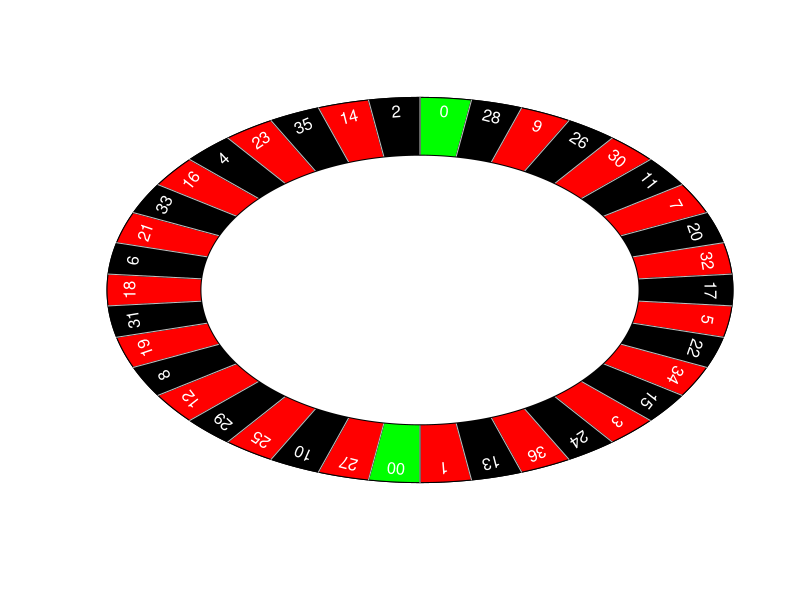
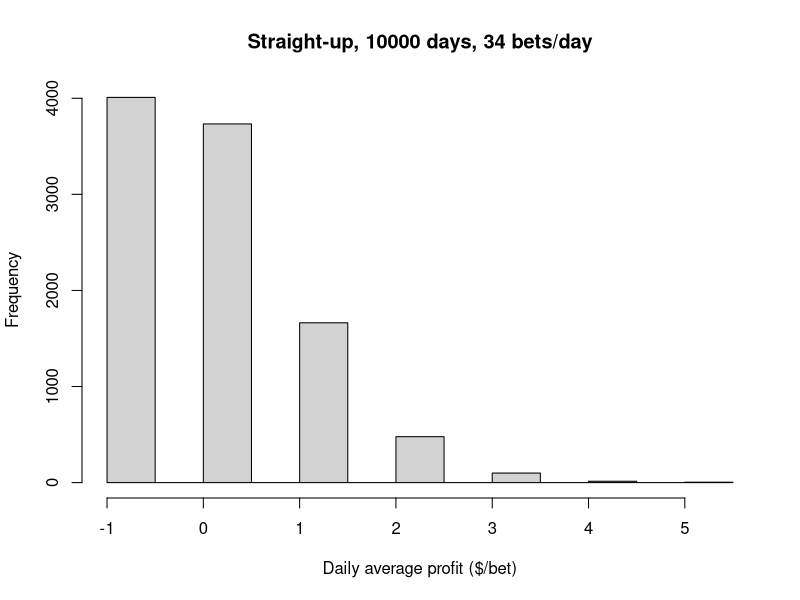
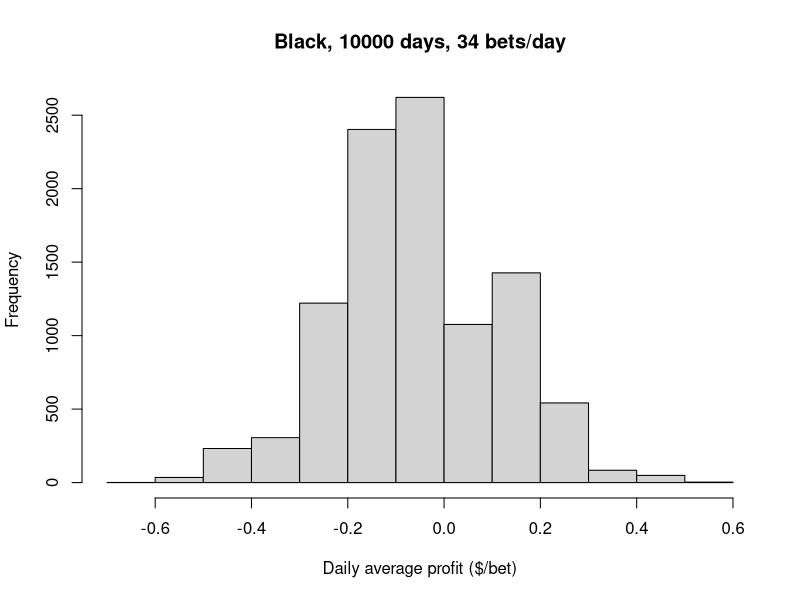
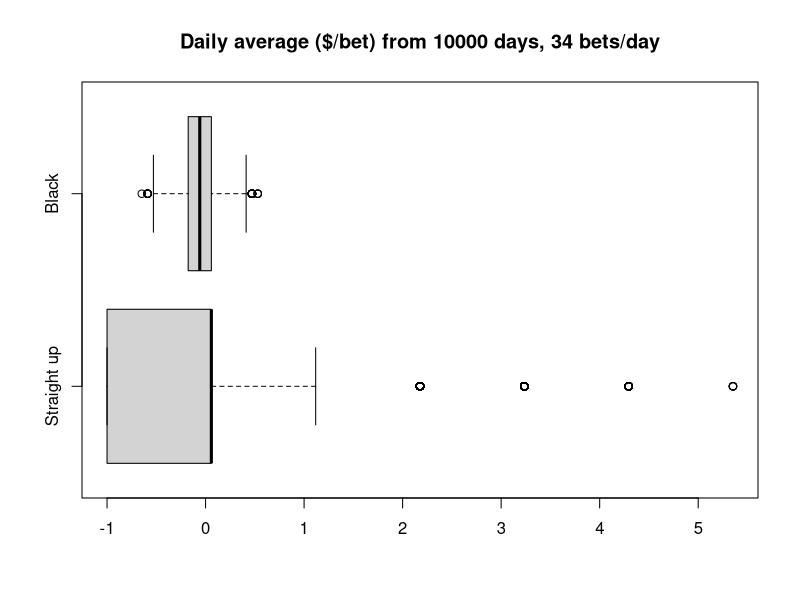

These charts were generated, in order, by the following R code:
## ---- chunk 1
nums = "0-28-9-26-30-11-7-20-32-17-5-22-34-15-3-24-36-13-1-00-27-10-25-29-12-8-19-31-18-6-21-33-16-4-23-35-14-2"
strings = unlist(strsplit(nums,"-"))
ints = unlist(lapply(strings,strtoi))
N = length(strings)
theta = seq(0,2*pi,length.out=1000)
plot(sin(theta),cos(theta),type="l",ann=F,axes=F)
for(i in 1:N){
  theta = seq((i-1)/N,i/N,length.out=100)*2*pi
  x = ints[i]
  if(x==0){
    col = "green"
  } else if(i%%2==1) {
    col = "red"
  } else {
    col = "black"
  }
  polygon(c(0,sin(theta)),c(0,cos(theta)),col=col)
}
for(i in 1:N){
  lines(c(0,sin(i/N*2*pi)),c(0,cos(i/N*2*pi)),col="gray")
  itex = i-0.5
  text(0.93*sin(itex/N*2*pi),0.93*cos(itex/N*2*pi),strings[i],srt=-itex/N*360,col="white",cex=1)
}
theta = seq(0,2*pi,length.out=1000)
polygon(0.7*sin(theta),0.7*cos(theta),col="white")
## ---- chunk 2
profitX = c(-1, 35)
probsX = c(37/38, 1/38)
muX = sum(profitX * probsX)
## ---- chunk 3
sigmaX = sqrt(sum((profitX-muX)^2 * probsX))
## ---- chunk 4
set.seed(12345)
x = sample(profitX,size=34,replace=T,prob=probsX)
x
xbar = mean(x)
xbar
## ---- chunk 5
sx = sd(x)
sx
## ---- chunk 6
zxbar = (xbar-muX)/(sigmaX/sqrt(34))
## ---- chunk 7
(sx-sigmaX)/sigmaX
## ---- chunk 8
profitY = c(-1, 1)
probsY = c(20/38, 18/38)
muY = sum(profitY * probsY)
## ---- chunk 9
sigmaY = sqrt(sum((profitY-muY)^2 * probsY))
## ---- chunk 10
set.seed(12345)
y = sample(profitY,size=34,replace=T,prob=probsY)
y
ybar = mean(y)
sy = sd(y)
## ---- chunk 11
(sy-sigmaY)/sigmaY
## ---- chunk 12
zybar = (ybar-muY)/(sigmaY/sqrt(34))
## ---- chunk 13
set.seed(12345)
x = sample(profitX,size=34*10000,replace=T,prob=probsX)
x = matrix(x,ncol=34)
xbars = apply(x,1,mean)
hist(xbars,
     xlab="Daily average profit ($/bet)",
     main="Straight-up, 10000 days, 34 bets/day")
mean(xbars)
## ---- chunk 14
sum(xbars>0)/length(xbars)
## ---- chunk 15
sd(xbars)
sigmaX/sqrt(34)
## ---- chunk 16
set.seed(12345)
y = sample(profitY,size=34*10000,replace=T,prob=probsY)
y = matrix(y,ncol=34)
ybars = apply(y,1,mean)
hist(ybars,
     xlab="Daily average profit ($/bet)",
     main="Black, 10000 days, 34 bets/day")
mean(ybars)
## ---- chunk 17
sd(ybars)
## ---- chunk 18
sigmaY/sqrt(34)
## ---- chunk 19
boxplot(list(xbars,ybars),
        horizontal=T,
        names=c("Straight up","Black"),
        main="Daily average ($/bet) from 10000 days, 34 bets/day")
## ---- chunk 20
sum(ybars>0)/length(ybars)
## ---- chunk 21
max(xbars)
(35*6-(34-6))/34
## ---- chunk 22
max(xbars)*34+34
## ---- chunk 23
max(ybars)
max(ybars)*34+34
## ---- chunk 24
min(xbars)
min(xbars)*34+34
sum(xbars==min(xbars)) / length(xbars)
## ---- chunk 25
min(ybars)
min(ybars)*34+34
## ---- chunk 26
muX*340000
sum(x)
muY*340000
sum(y)
## ---- chunk 27
zsumx = (sum(x)-340000*muX)/(sqrt(340000)*sigmaX)
zsumx
## ---- chunk 28
zsumy = (sum(y)-340000*muY)/(sqrt(340000)*sigmaY)
zsumy
